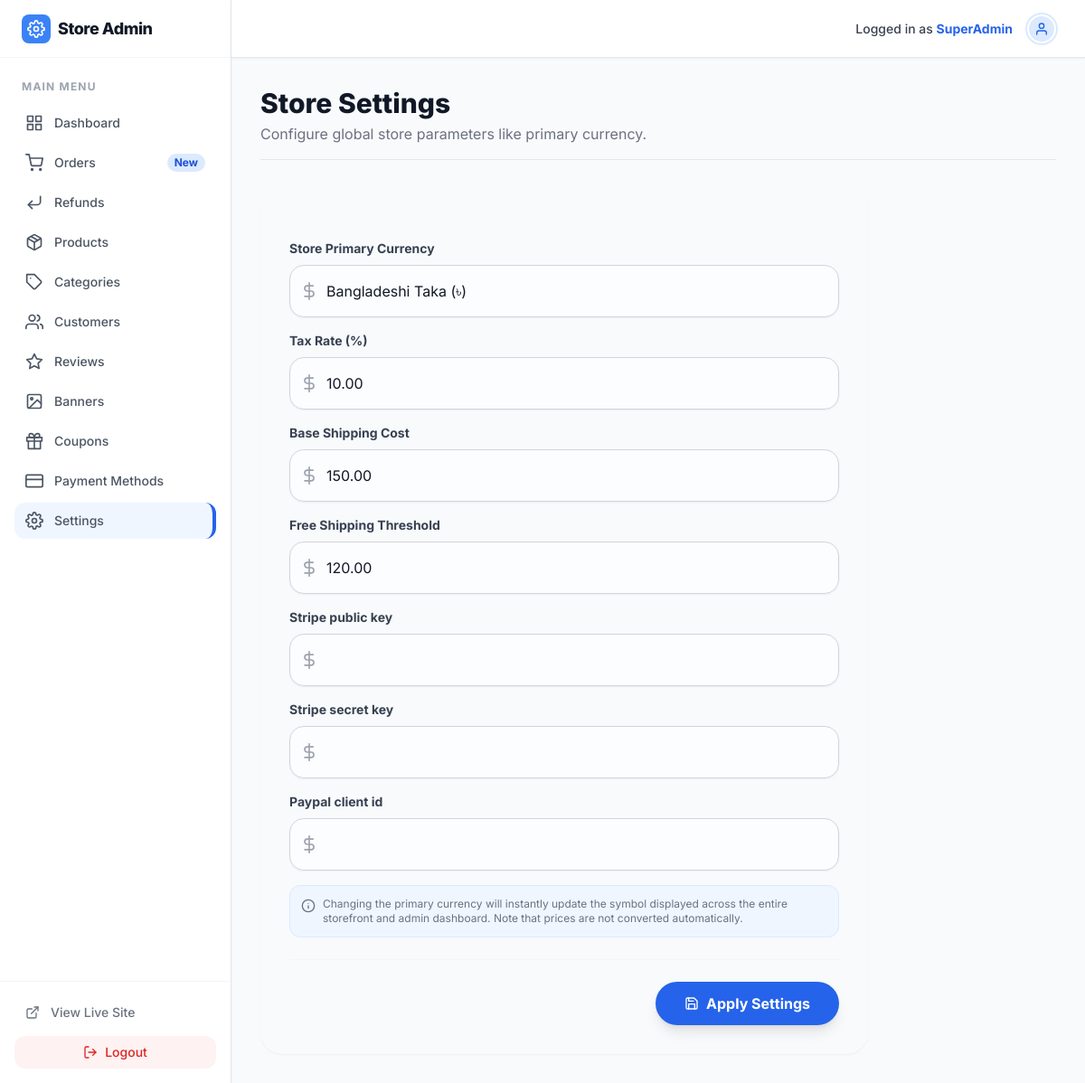
The app's page /store-admin/settings/ (signed in) with its own data.
### nexgen/models.py (models this page shows, shortened)
class CustomUser(AbstractBaseUser, PermissionsMixin):
    email = models.EmailField(unique=True)
    first_name = models.CharField(max_length=30, blank=True)
    last_name = models.CharField(max_length=30, blank=True)
    phone_number = models.CharField(max_length=20, blank=True)
    profile_picture = models.ImageField(upload_to='profiles/', blank=True, null=True)
    is_active = models.BooleanField(default=True)
    is_staff = models.BooleanField(default=False)
    date_joined = models.DateTimeField(default=timezone.now)
    notify_email = models.BooleanField(default=True)
    notify_sms = models.BooleanField(default=False)
    notify_push = models.BooleanField(default=True)
    objects = CustomUserManager()
    USERNAME_FIELD = 'email'
    REQUIRED_FIELDS = []

class StoreSetting(models.Model):
    CURRENCY_CHOICES = [
        ('$', 'US Dollar ($)'),
        ('৳', 'Bangladeshi Taka (৳)'),
        ('€', 'Euro (€)'),
        ('£', 'British Pound (£)'),
        ('₹', 'Indian Rupee (₹)'),
        ('¥', 'Japanese Yen (¥)'),
        ('C$', 'Canadian Dollar (C$)'),
    ]
    currency = models.CharField(max_length=5, choices=CURRENCY_CHOICES, default='$')
    tax_percentage = models.DecimalField(max_digits=5, decimal_places=2, default=0.00)
    base_shipping_cost = models.DecimalField(max_digits=10, decimal_places=2, default=0.00)
    free_shipping_threshold = models.DecimalField(max_digits=10, decimal_places=2, blank=True, null=True)
    stripe_public_key = models.CharField(max_length=255, blank=True)
    stripe_secret_key = models.CharField(max_length=255, blank=True)
    paypal_client_id = models.CharField(max_length=255, blank=True)
    class Meta:
        verbose_name = "Store Setting"
        verbose_name_plural = "Store Settings"

### nexgen/admin_views.py (the view)
# urls.py: path('settings/', admin_views.admin_settings, name='admin_settings'),
@user_passes_test(is_admin, login_url='/store-admin/login/')
def admin_settings(request):
    setting, _ = StoreSetting.objects.get_or_create(pk=1)
    if request.method == 'POST':
        from .forms import StoreSettingForm
        form = StoreSettingForm(request.POST, instance=setting)
        if form.is_valid():
            form.save()
            messages.success(request, 'Store settings updated successfully!')
            return redirect('admin_settings')
    else:
        from .forms import StoreSettingForm
        form = StoreSettingForm(instance=setting)
    return render(request, 'admin_panel/admin_settings.html', {'form': form})

### nexgen/forms.py
class StoreSettingForm(TailwindFormMixin, forms.ModelForm):
    class Meta:
        model = StoreSetting
        fields = ['currency', 'tax_percentage', 'base_shipping_cost', 'free_shipping_threshold', 'stripe_public_key', 'stripe_secret_key', 'paypal_client_id']
        labels = {
            'currency': 'Store Primary Currency',
            'tax_percentage': 'Tax Rate (%)',
            'base_shipping_cost': 'Base Shipping Cost',
            'free_shipping_threshold': 'Free Shipping Threshold',
        }

### nexgen/admin_views.py (called while the page is built)
def is_admin(user):
    return user.is_authenticated and user.is_staff

### nexgen/context_processors.py (called while the page is built)
def store_settings(request):
    try:
        settings = StoreSetting.objects.get(pk=1)
        currency = settings.currency
    except StoreSetting.DoesNotExist:
        currency = '$'
    banners = Banner.objects.filter(is_active=True).order_by('order')
    return {
        'STORE_CURRENCY': currency,
        'banners': banners
    }

### nexgen/templates/admin_panel/admin_settings.html (shortened to what this page needs)
{% extends 'admin_panel/admin_base.html' %}
{% block content %}
<div class="mb-8 flex justify-between items-center border-b border-gray-200 pb-4">
    <div>
        <h1 class="text-3xl font-extrabold text-gray-900">Store Settings</h1>
        <p class="text-gray-500 mt-1">Configure global store parameters like primary currency.</p>
    </div>
</div>
<div class="max-w-2xl glass rounded-3xl p-8 shadow-sm">
    <form method="post" class="space-y-6">
        <div class="space-y-4">
            {% for field in form %}
                <div>
                    <label for="{{ field.id_for_label }}" class="block text-sm font-bold text-gray-700 mb-2">{{ field.label }}</label>
                    <div class="{% if field.errors %}ring-2 ring-red-500 rounded-2xl{% endif %} relative">
                        <div class="absolute inset-y-0 left-0 pl-3 flex items-center pointer-events-none z-10">
                            <i data-feather="dollar-sign" class="text-gray-400 w-5 h-5"></i>
                        </div>
                        {{ field }}
                    </div>
                </div>
            {% endfor %}
            <p class="text-xs text-gray-500 bg-blue-50 text-blue-800 p-3 rounded-xl border border-blue-100 flex gap-2 items-start mt-4">
                <i data-feather="info" class="w-4 h-4 flex-shrink-0 mt-0.5"></i>
                Changing the primary currency will instantly update the symbol displayed across the entire storefront and admin dashboard. Note that prices are not converted automatically.
            </p>
        </div>
        <div class="pt-6 border-t border-gray-100 flex justify-end gap-3 mt-8">
            <button type="submit" class="bg-primary-600 px-8 py-3 rounded-full font-bold text-white shadow-lg hover:shadow-xl hover:-translate-y-0.5 hover:bg-primary-700 transition-all flex items-center gap-2">
                <i data-feather="save" class="w-4 h-4"></i> Apply Settings
            </button>
        </div>
    </form>
</div>
{% endblock %}

### nexgen/templates/admin_panel/admin_base.html (shortened to what this page needs)
<!DOCTYPE html>
<html lang="en">
<head>
    <script src="https://cdn.tailwindcss.com"></script>
</head>
<body class="text-gray-900 min-h-screen flex">
    <aside class="w-64 bg-white border-r border-gray-200 flex flex-col hidden md:flex fixed h-full z-10 shadow-sm">
        <div class="h-16 flex items-center px-6 border-b border-gray-100">
            <a href="{% url 'admin_dashboard' %}" class="flex items-center gap-2 group">
                <div class="bg-primary-500 rounded-lg p-1.5 flex items-center justify-center">
                    <i data-feather="settings" class="text-white w-5 h-5 group-hover:rotate-90 transition-transform duration-500"></i>
                </div>
                <span class="font-extrabold text-lg tracking-tight text-gray-900">Store Admin</span>
            </a>
        </div>
        <nav class="flex-1 py-6 flex flex-col gap-1 px-4">
            <p class="px-2 text-xs font-bold text-gray-400 uppercase tracking-widest mb-2">Main Menu</p>
            <a href="{% url 'admin_dashboard' %}" class="flex items-center gap-3 px-3 py-2.5 rounded-xl text-sm font-medium text-gray-600 hover:bg-gray-50 hover:text-gray-900 transition-colors ">
                <i data-feather="grid" class="w-5 h-5"></i> Dashboard
            </a>
            <a href="{% url 'admin_orders_list' %}" class="flex items-center gap-3 px-3 py-2.5 rounded-xl text-sm font-medium text-gray-600 hover:bg-gray-50 hover:text-gray-900 transition-colors {% if 'order' in request.resolver_match.url_name %}sidebar-active{% endif %}">
                <i data-feather="shopping-cart" class="w-5 h-5"></i> Orders
                <span class="ml-auto bg-primary-100 text-primary-700 py-0.5 px-2 rounded-full text-xs font-bold">New</span>
            </a>
            <a href="{% url 'admin_refunds_list' %}" class="flex items-center gap-3 px-3 py-2.5 rounded-xl text-sm font-medium text-gray-600 hover:bg-gray-50 hover:text-gray-900 transition-colors {% if 'refund' in request.resolver_match.url_name %}sidebar-active{% endif %}">
                <i data-feather="corner-down-left" class="w-5 h-5"></i> Refunds
            </a>
            <a href="{% url 'admin_products_list' %}" class="flex items-center gap-3 px-3 py-2.5 rounded-xl text-sm font-medium text-gray-600 hover:bg-gray-50 hover:text-gray-900 transition-colors {% if 'product' in request.resolver_match.url_name %}sidebar-active{% endif %}">
                <i data-feather="package" class="w-5 h-5"></i> Products
            </a>
            <a href="{% url 'admin_categories_list' %}" class="flex items-center gap-3 px-3 py-2.5 rounded-xl text-sm font-medium text-gray-600 hover:bg-gray-50 hover:text-gray-900 transition-colors {% if 'categor' in request.resolver_match.url_name %}sidebar-active{% endif %}">
                <i data-feather="tag" class="w-5 h-5"></i> Categories
            </a>
            <a href="{% url 'admin_users_list' %}" class="flex items-center gap-3 px-3 py-2.5 rounded-xl text-sm font-medium text-gray-600 hover:bg-gray-50 hover:text-gray-900 transition-colors {% if 'user' in request.resolver_match.url_name %}sidebar-active{% endif %}">
                <i data-feather="users" class="w-5 h-5"></i> Customers
            </a>
            <a href="{% url 'admin_reviews_queue' %}" class="flex items-center gap-3 px-3 py-2.5 rounded-xl text-sm font-medium text-gray-600 hover:bg-gray-50 hover:text-gray-900 transition-colors {% if 'review' in request.resolver_match.url_name %}sidebar-active{% endif %}">
                <i data-feather="star" class="w-5 h-5"></i> Reviews
            </a>
            <a href="{% url 'admin_banners_list' %}" class="flex items-center gap-3 px-3 py-2.5 rounded-xl text-sm font-medium text-gray-600 hover:bg-gray-50 hover:text-gray-900 transition-colors {% if 'banner' in request.resolver_match.url_name %}sidebar-active{% endif %}">
                <i data-feather="image" class="w-5 h-5"></i> Banners
            </a>
            <a href="{% url 'admin_coupons_list' %}" class="flex items-center gap-3 px-3 py-2.5 rounded-xl text-sm font-medium text-gray-600 hover:bg-gray-50 hover:text-gray-900 transition-colors {% if 'coupon' in request.resolver_match.url_name %}sidebar-active{% endif %}">
                <i data-feather="gift" class="w-5 h-5"></i> Coupons
            </a>
            <a href="{% url 'admin_payments_list' %}" class="flex items-center gap-3 px-3 py-2.5 rounded-xl text-sm font-medium text-gray-600 hover:bg-gray-50 hover:text-gray-900 transition-colors {% if 'payment' in request.resolver_match.url_name %}sidebar-active{% endif %}">
                <i data-feather="credit-card" class="w-5 h-5"></i> Payment Methods
            </a>
            <a href="{% url 'admin_settings' %}" class="flex items-center gap-3 px-3 py-2.5 rounded-xl text-sm font-medium text-gray-600 hover:bg-gray-50 hover:text-gray-900 transition-colors {% if 'settings' in request.resolver_match.url_name %}sidebar-active{% endif %}">
                <i data-feather="settings" class="w-5 h-5"></i> Settings
            </a>
        </nav>
        <div class="p-4 border-t border-gray-100">
            <a href="{% url 'home' %}" class="flex items-center gap-3 px-3 py-2 rounded-xl text-sm font-medium text-gray-500 hover:bg-gray-100 transition-colors">
                <i data-feather="external-link" class="w-4 h-4"></i> View Live Site
            </a>
            <form method="post" action="{% url 'logout' %}" class="w-full mt-2">
                <button type="submit" class="w-full flex items-center justify-center gap-2 py-2 text-sm font-medium text-red-600 bg-red-50 rounded-xl hover:bg-red-100 transition-colors">
                    <i data-feather="log-out" class="w-4 h-4"></i> Logout
                </button>
            </form>
        </div>
    </aside>
    <div class="flex-1 md:ml-64 flex flex-col min-h-screen">
        <header class="h-16 bg-white border-b border-gray-200 flex items-center justify-end px-8 sticky top-0 z-40 shadow-sm">
            <div class="flex items-center gap-4">
                <span class="text-sm font-medium text-gray-700">Logged in as <strong class="text-primary-600">{{ request.user.first_name|default:"SuperAdmin" }}</strong></span>
                <div class="h-8 w-8 bg-primary-100 rounded-full flex items-center justify-center border border-primary-200 shadow-sm border-2 border-white ring-2 ring-primary-100">
                    <i data-feather="user" class="text-primary-600 w-4 h-4"></i>
                </div>
            </div>
        </header>
        <main class="flex-1 p-8">
            {% block content %}{% endblock %}
        </main>
    </div>
</body>
</html>

### nexgen/templates/admin_panel/admin_base.html (style rules this page uses)
body { font-family: 'Inter', sans-serif; background-color: #f8fafc; }
.sidebar-active { background-color: #eff6ff; color: #2563eb; font-weight: 600; border-right: 4px solid #2563eb; }

### records on screen
CustomUser: user.first_name "SuperAdmin"
StoreSetting: form "Bangladeshi Taka (৳)" "10.00" "150.00" "120.00"

### other values on screen
{{ field.label }} "Store Primary Currency" "Tax Rate (%)" "Base Shipping Cost" "Free Shipping Threshold" "Stripe public key" "Stripe secret key" "Paypal client id"
